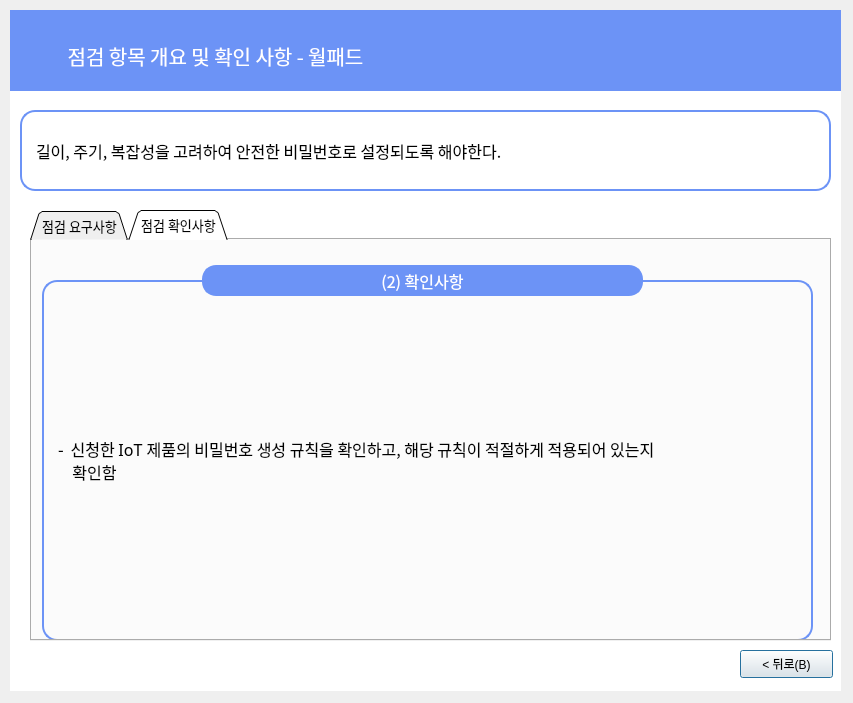
<?xml version="1.0" encoding="UTF-8"?>
<ui version="4.0">
 <class>Dialog</class>
 <widget class="QDialog" name="Dialog">
  <property name="geometry">
   <rect>
    <x>0</x>
    <y>0</y>
    <width>853</width>
    <height>703</height>
   </rect>
  </property>
  <property name="windowTitle">
   <string>Dialog</string>
  </property>
  <widget class="QLabel" name="label_6">
   <property name="geometry">
    <rect>
     <x>10</x>
     <y>10</y>
     <width>831</width>
     <height>681</height>
    </rect>
   </property>
   <property name="font">
    <font>
     <family>Gmarket Sans TTF</family>
     <pointsize>16</pointsize>
     <weight>50</weight>
     <bold>false</bold>
     <kerning>true</kerning>
    </font>
   </property>
   <property name="autoFillBackground">
    <bool>false</bool>
   </property>
   <property name="styleSheet">
    <string notr="true">background-color: rgb(255,255,255);
border-color: rgb(0, 0, 0);</string>
   </property>
   <property name="text">
    <string/>
   </property>
   <property name="scaledContents">
    <bool>false</bool>
   </property>
   <property name="alignment">
    <set>Qt::AlignCenter</set>
   </property>
  </widget>
  <widget class="QLabel" name="label_7">
   <property name="geometry">
    <rect>
     <x>10</x>
     <y>10</y>
     <width>831</width>
     <height>81</height>
    </rect>
   </property>
   <property name="font">
    <font>
     <family>Gmarket Sans TTF</family>
     <pointsize>11</pointsize>
     <weight>50</weight>
     <bold>false</bold>
     <kerning>true</kerning>
    </font>
   </property>
   <property name="autoFillBackground">
    <bool>false</bool>
   </property>
   <property name="styleSheet">
    <string notr="true">background-color: rgb(108, 147, 246);
border-color: rgb(0, 0, 0);</string>
   </property>
   <property name="text">
    <string/>
   </property>
   <property name="scaledContents">
    <bool>false</bool>
   </property>
  </widget>
  <widget class="QLabel" name="label_8">
   <property name="geometry">
    <rect>
     <x>10</x>
     <y>30</y>
     <width>411</width>
     <height>51</height>
    </rect>
   </property>
   <property name="font">
    <font>
     <family>AppleSDGothicNeoM00</family>
     <pointsize>15</pointsize>
    </font>
   </property>
   <property name="styleSheet">
    <string notr="true">color : rgb(255, 255, 255)</string>
   </property>
   <property name="text">
    <string>점검 항목 개요 및 확인 사항 - 월패드</string>
   </property>
   <property name="alignment">
    <set>Qt::AlignCenter</set>
   </property>
  </widget>
  <widget class="QLabel" name="label_9">
   <property name="geometry">
    <rect>
     <x>20</x>
     <y>110</y>
     <width>811</width>
     <height>81</height>
    </rect>
   </property>
   <property name="font">
    <font>
     <family>AppleSDGothicNeoM00</family>
     <pointsize>12</pointsize>
     <weight>50</weight>
     <bold>false</bold>
     <kerning>true</kerning>
    </font>
   </property>
   <property name="autoFillBackground">
    <bool>false</bool>
   </property>
   <property name="styleSheet">
    <string notr="true">background-color : rgb(255, 255, 255);
padding-left:10px;
border: 2px solid rgb(108, 147, 246);
border-radius:15px</string>
   </property>
   <property name="text">
    <string>길이, 주기, 복잡성을 고려하여 안전한 비밀번호로 설정되도록 해야한다.</string>
   </property>
   <property name="scaledContents">
    <bool>false</bool>
   </property>
  </widget>
  <widget class="QPushButton" name="pushButton_4">
   <property name="geometry">
    <rect>
     <x>740</x>
     <y>650</y>
     <width>93</width>
     <height>28</height>
    </rect>
   </property>
   <property name="text">
    <string>&lt; 뒤로(B)</string>
   </property>
  </widget>
  <widget class="QTabWidget" name="tabWidget">
   <property name="geometry">
    <rect>
     <x>30</x>
     <y>210</y>
     <width>801</width>
     <height>431</height>
    </rect>
   </property>
   <property name="font">
    <font>
     <family>AppleSDGothicNeoM00</family>
     <pointsize>10</pointsize>
    </font>
   </property>
   <property name="contextMenuPolicy">
    <enum>Qt::DefaultContextMenu</enum>
   </property>
   <property name="styleSheet">
    <string notr="true"/>
   </property>
   <property name="tabShape">
    <enum>QTabWidget::Triangular</enum>
   </property>
   <property name="currentIndex">
    <number>1</number>
   </property>
   <property name="elideMode">
    <enum>Qt::ElideNone</enum>
   </property>
   <property name="tabBarAutoHide">
    <bool>false</bool>
   </property>
   <widget class="QWidget" name="tab">
    <attribute name="title">
     <string>점검 요구사항</string>
    </attribute>
    <widget class="QLabel" name="label_21">
     <property name="geometry">
      <rect>
       <x>10</x>
       <y>40</y>
       <width>771</width>
       <height>361</height>
      </rect>
     </property>
     <property name="font">
      <font>
       <family>AppleSDGothicNeoM00</family>
       <pointsize>12</pointsize>
      </font>
     </property>
     <property name="styleSheet">
      <string notr="true">

border: 2px solid rgb(108, 147, 246);
border-radius:15px;
padding-left:10px</string>
     </property>
     <property name="text">
      <string>- ‌ IoT 제품은 사용자가 비밀번호 설정할 때 아래와 같이 길이, 주기, 복잡성을 고려하여 안전한
    비밀번호로 설정되도록 기능을 제공해야 함

- ‌ 단, 납품처 혹은 특정 제품에 대한 제품 규격이 공시되어 해당 규격을 통해 비밀번호 설정
    기준이 제시된 경우 이를 준수하도록 함 (예: 공공기관 납품용 CCTV의 경우 15자리 이상의
    비밀번호를 요구)</string>
     </property>
    </widget>
    <widget class="QLabel" name="label_3">
     <property name="geometry">
      <rect>
       <x>160</x>
       <y>0</y>
       <width>461</width>
       <height>81</height>
      </rect>
     </property>
     <property name="font">
      <font>
       <family>AppleSDGothicNeoM00</family>
       <pointsize>12</pointsize>
      </font>
     </property>
     <property name="styleSheet">
      <string notr="true">background-color : rgb(108, 147, 246);
color : rgb(255, 255, 255);
border: 2px solid rgb(108, 147, 246);
margin-left:10px;
margin-right:10px;
margin-top:25px;
margin-bottom:25px;
border-radius:14px
</string>
     </property>
     <property name="text">
      <string>(1) 요구사항</string>
     </property>
     <property name="alignment">
      <set>Qt::AlignCenter</set>
     </property>
    </widget>
   </widget>
   <widget class="QWidget" name="tab_2">
    <attribute name="title">
     <string>점검 확인사항</string>
    </attribute>
    <widget class="QLabel" name="label_22">
     <property name="geometry">
      <rect>
       <x>10</x>
       <y>40</y>
       <width>771</width>
       <height>361</height>
      </rect>
     </property>
     <property name="font">
      <font>
       <family>AppleSDGothicNeoM00</family>
       <pointsize>12</pointsize>
      </font>
     </property>
     <property name="styleSheet">
      <string notr="true">

border: 2px solid rgb(108, 147, 246);
border-radius:15px;
padding-left:10px</string>
     </property>
     <property name="text">
      <string>- ‌ 신청한 IoT 제품의 비밀번호 생성 규칙을 확인하고, 해당 규칙이 적절하게 적용되어 있는지
    확인함</string>
     </property>
    </widget>
    <widget class="QLabel" name="label_4">
     <property name="geometry">
      <rect>
       <x>160</x>
       <y>0</y>
       <width>461</width>
       <height>81</height>
      </rect>
     </property>
     <property name="font">
      <font>
       <family>AppleSDGothicNeoM00</family>
       <pointsize>12</pointsize>
      </font>
     </property>
     <property name="styleSheet">
      <string notr="true">background-color : rgb(108, 147, 246);
color : rgb(255, 255, 255);
border: 2px solid rgb(108, 147, 246);
margin-left:10px;
margin-right:10px;
margin-top:25px;
margin-bottom:25px;
border-radius:14px
</string>
     </property>
     <property name="text">
      <string>(2) 확인사항</string>
     </property>
     <property name="alignment">
      <set>Qt::AlignCenter</set>
     </property>
    </widget>
   </widget>
  </widget>
 </widget>
 <resources/>
 <connections/>
</ui>
